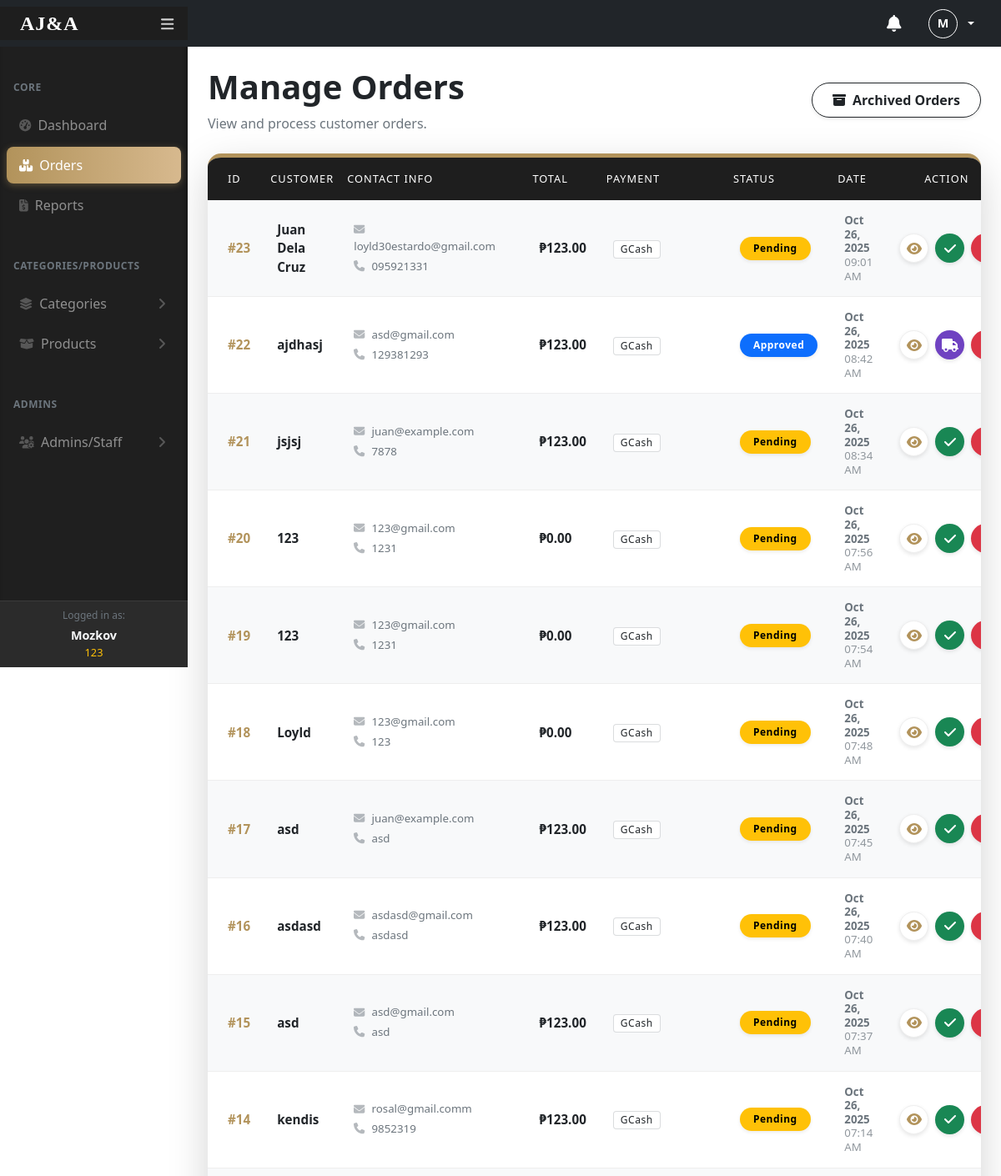
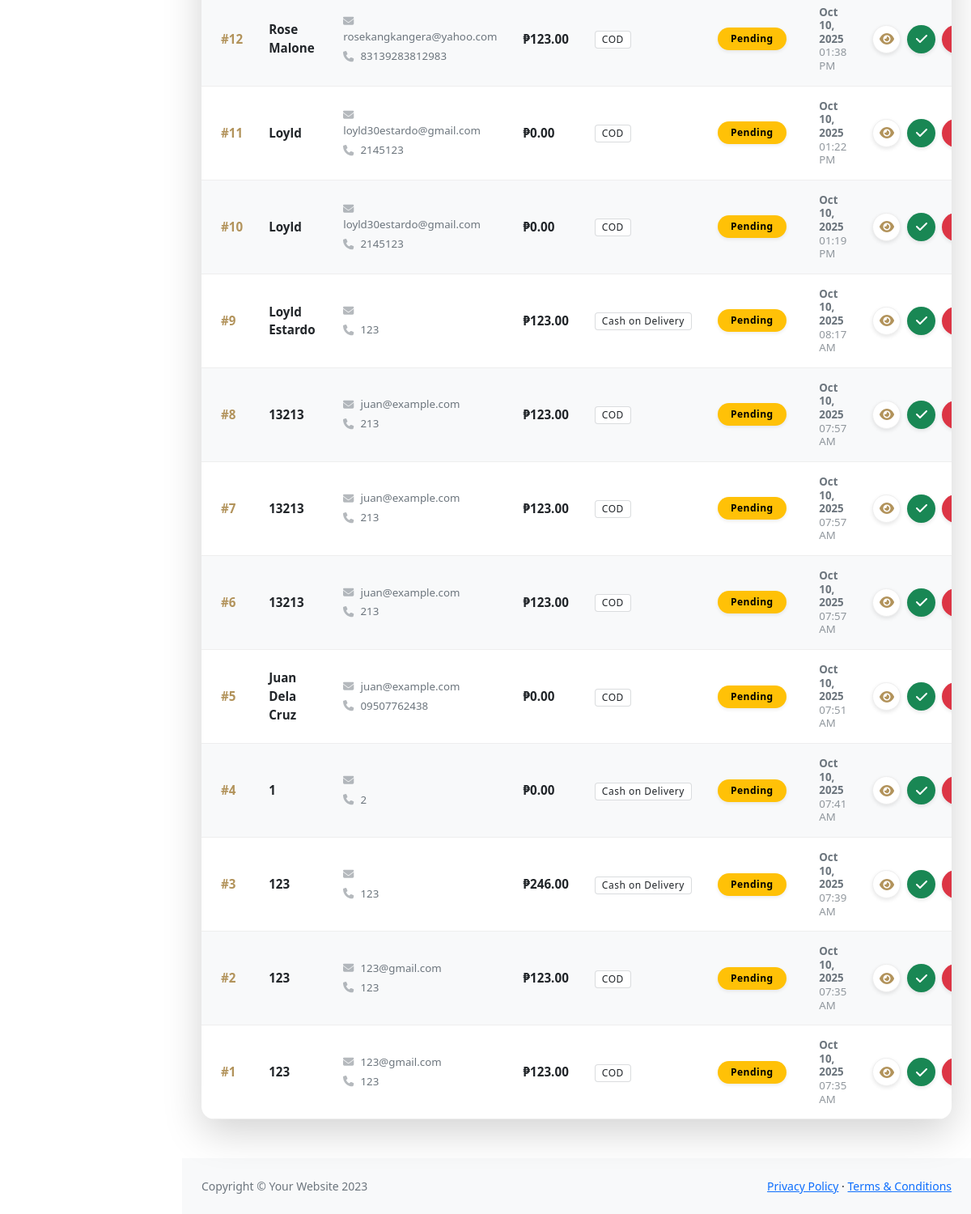
Page /admin/orders.php (signed in) on the committed database (2 pictures, top to bottom).
### tables this page shows
CREATE TABLE `orders` (
  `id` int(11) NOT NULL,
  `customer_name` varchar(255) NOT NULL,
  `customer_email` varchar(255) DEFAULT NULL,
  `customer_phone` varchar(20) DEFAULT NULL,
  `customer_address` text DEFAULT NULL,
  `total_amount` decimal(10,2) NOT NULL DEFAULT 0.00,
  `status` enum('pending','approved','completed','cancelled','archived') DEFAULT 'pending',
  `created_at` timestamp NOT NULL DEFAULT current_timestamp(),
  `payment_method` varchar(50) DEFAULT 'GCash',
  `payment_proof` varchar(255) DEFAULT NULL
);

### admin/orders.php (the view, shortened to what this page needs)
<?php include('include1/header.php'); ?>
<div class="container-fluid px-4">
    <div class="d-flex justify-content-between align-items-center my-4">
        <div>
            <h1 class="fw-bold text-dark display-6">Manage Orders</h1>
            <p class="text-muted mb-0">View and process customer orders.</p>
        </div>
        <a href="orders-archived.php" class="btn btn-outline-dark rounded-pill fw-semibold px-4 py-2 shadow-sm">
            <i class="fas fa-archive me-2"></i>Archived Orders
        </a>
    </div>
    <div class="card border-0 shadow-lg rounded-4 overflow-hidden mb-5" style="border-top: 5px solid #b2935b !important;">
        <div class="card-body p-0">
            <div class="table-responsive">
                <?php
                $orders_q = "SELECT * FROM orders WHERE status != 'archived' ORDER BY id DESC";
                $orders = mysqli_query($con, $orders_q);
                if (mysqli_num_rows($orders) > 0):
                ?>
                <table class="table table-hover table-striped align-middle mb-0">
                    <thead class="bg-dark text-white">
                        <tr>
                            <th class="ps-4 py-3" width="8%">ID</th>
                            <th class="py-3" width="18%">Customer</th>
                            <th class="py-3" width="20%">Contact Info</th>
                            <th class="py-3" width="12%">Total</th>
                            <th class="py-3" width="10%">Payment</th>
                            <th class="py-3" width="10%">Status</th>
                            <th class="py-3" width="12%">Date</th>
                            <th class="text-center pe-4 py-3" width="10%">Action</th>
                        </tr>
                    </thead>
                    <tbody>
                        <?php while ($o = mysqli_fetch_assoc($orders)): ?>
                            <?php
                                $s = strtolower($o['status']);
                                $badgeClass = match($s) {
                                    'pending'   => 'status-pending',
                                    'approved'  => 'status-approved',
                                    'shipped'   => 'status-shipped',
                                    'completed' => 'status-completed',
                                    'cancelled' => 'status-cancelled',
                                    'archived'  => 'status-default',
                                    default     => 'status-default'
                                };
                            ?>
                            <tr class="order-row transition-all">
                                <td class="ps-4 fw-bold text-gold">#<?= $o['id']; ?></td>
                                <td>
                                    <span class="fw-bold text-dark d-block"><?= htmlspecialchars($o['customer_name']); ?></span>
                                </td>
                                <td>
                                    <div class="d-flex flex-column small text-muted">
                                        <span><i class="fas fa-envelope me-2 opacity-50"></i><?= htmlspecialchars($o['customer_email']); ?></span>
                                        <span class="mt-1"><i class="fas fa-phone me-2 opacity-50"></i><?= htmlspecialchars($o['customer_phone']); ?></span>
                                    </div>
                                </td>
                                <td><span class="fw-bold text-dark">₱<?= number_format($o['total_amount'], 2); ?></span></td>
                                <td>
                                    <span class="badge bg-white text-dark border border-secondary border-opacity-25 px-2 py-1 rounded-1 fw-normal">
                                        <?= htmlspecialchars($o['payment_method'] ?? 'N/A'); ?>
                                    </span>
                                </td>
                                <td><span class="badge rounded-pill <?= $badgeClass; ?> px-3 py-2 shadow-sm"><?= ucfirst($s); ?></span></td>
                                <td>
                                    <div class="small text-muted lh-sm">
                                        <div class="fw-semibold"><?= date("M d, Y", strtotime($o['created_at'])); ?></div>
                                        <div class="opacity-75"><?= date("h:i A", strtotime($o['created_at'])); ?></div>
                                    </div>
                                </td>
                                <td class="text-center pe-4">
                                    <div class="d-flex justify-content-center gap-2 action-buttons">
                                        <a href="orders-view.php?id=<?= $o['id']; ?>" class="btn btn-view" title="View Details"><i class="fas fa-eye"></i></a>
                                        <?php if ($s === 'pending'): ?>
                                            <a href="orders-action.php?id=<?= $o['id']; ?>&action=approve" class="btn btn-approve" title="Approve"><i class="fas fa-check"></i></a>
                                            <a href="orders-action.php?id=<?= $o['id']; ?>&action=cancel" class="btn btn-cancel" title="Cancel"><i class="fas fa-times"></i></a>
                                        <?php elseif ($s === 'approved'): ?>
                                            <a href="orders-action.php?id=<?= $o['id']; ?>&action=ship" class="btn btn-ship" title="Mark as Shipped"><i class="fas fa-truck"></i></a>
                                            <a href="orders-action.php?id=<?= $o['id']; ?>&action=cancel" class="btn btn-cancel" title="Cancel"><i class="fas fa-times"></i></a>
                                        <?php elseif ($s === 'shipped'): ?>
                                            <a href="orders-action.php?id=<?= $o['id']; ?>&action=complete" class="btn btn-complete" title="Mark Completed"><i class="fas fa-flag-checkered"></i></a>
                                        <?php elseif (in_array($s, ['completed', 'cancelled'])): ?>
                                            <a href="orders-action.php?id=<?= $o['id']; ?>&action=archive" class="btn btn-archive" title="Archive"><i class="fas fa-box-archive"></i></a>
                                        <?php endif; ?>
                                    </div>
                                </td>
                            </tr>
                        <?php endwhile; ?>
                    </tbody>
                </table>
                <?php endif; ?>
            </div>
        </div>
    </div>
</div>
<?php include('include1/footer.php'); ?>

### admin/include1/navbar.php (style rules this page uses)
.text-gold { color: #b2935b !important; }

### admin/orders.php (style rules this page uses)
.table thead th { background-color: #1e1e1e !important; color: #fff !important; font-weight: 500; text-transform: uppercase; font-size: 0.8rem; letter-spacing: 1px; border: none; vertical-align: middle; }
.table-striped > tbody > tr:nth-of-type(odd) > * { --bs-table-accent-bg: #f8f9fa; color: var(--bs-table-striped-color); }
.table tbody td { padding: 1rem 1rem; vertical-align: middle; font-size: 0.95rem; border-bottom: 1px solid #eee; }
.text-gold { color: #b2935b !important; }
.badge { padding: 0.6em 1em; font-weight: 600; font-size: 0.75rem; letter-spacing: 0.5px; }
.status-pending { background-color: #ffc107; color: #000; }
.status-approved { background-color: #0d6efd; color: white; }
.btn-view, .btn-approve, .btn-cancel, .btn-complete, .btn-archive, .btn-ship { width: 35px; height: 35px; border-radius: 50%; display: flex; align-items: center; justify-content: center; border: none; transition: all 0.2s ease; color: white; box-shadow: 0 2px 5px rgba(0,0,0,0.1); }
.btn-view { background-color: #fff; color: #b2935b; border: 1px solid #eee; }
.btn-approve { background-color: #198754; }
.btn-cancel { background-color: #dc3545; }
.btn-ship { background-color: #6f42c1; }

### rows in the picture
orders: id "23", customer_name "Juan Dela Cruz", customer_email "loyld30estardo@gmail.com", customer_phone "095921331", total_amount "123.00", payment_method "GCash", status "Pending", created_at "Oct 26, 2025", created_at "09:01 AM"
orders: id "22", customer_name "ajdhasj", customer_email "asd@gmail.com", customer_phone "129381293", total_amount "123.00", payment_method "GCash", status "Approved", created_at "Oct 26, 2025", created_at "08:42 AM"
orders: id "21", customer_name "jsjsj", customer_email "juan@example.com", customer_phone "7878", total_amount "123.00", payment_method "GCash", status "Pending", created_at "Oct 26, 2025", created_at "08:34 AM"
orders: id "20", customer_name "123", customer_email "123@gmail.com", customer_phone "1231", total_amount "0.00", payment_method "GCash", status "Pending", created_at "Oct 26, 2025", created_at "07:56 AM"
orders: id "19", customer_name "123", customer_email "123@gmail.com", customer_phone "1231", total_amount "0.00", payment_method "GCash", status "Pending", created_at "Oct 26, 2025", created_at "07:54 AM"
orders: id "18", customer_name "Loyld", customer_email "123@gmail.com", customer_phone "123", total_amount "0.00", payment_method "GCash", status "Pending", created_at "Oct 26, 2025", created_at "07:48 AM"
orders: id "17", customer_name "asd", customer_email "juan@example.com", customer_phone "asd", total_amount "123.00", payment_method "GCash", status "Pending", created_at "Oct 26, 2025", created_at "07:45 AM"
orders: id "16", customer_name "asdasd", customer_email "asdasd@gmail.com", customer_phone "asdasd", total_amount "123.00", payment_method "GCash", status "Pending", created_at "Oct 26, 2025", created_at "07:40 AM"
orders: id "15", customer_name "asd", customer_email "asd@gmail.com", customer_phone "asd", total_amount "123.00", payment_method "GCash", status "Pending", created_at "Oct 26, 2025", created_at "07:37 AM"
orders: id "14", customer_name "kendis", customer_email "rosal@gmail.comm", customer_phone "9852319", total_amount "123.00", payment_method "GCash", status "Pending", created_at "Oct 26, 2025", created_at "07:14 AM"
orders: id "12", customer_name "Rose Malone", customer_email "rosekangkangera@yahoo.com", customer_phone "83139283812983", total_amount "123.00", payment_method "COD", status "Pending", created_at "Oct 10, 2025", created_at "01:38 PM"
orders: id "11", customer_name "Loyld", customer_email "loyld30estardo@gmail.com", customer_phone "2145123", total_amount "0.00", payment_method "COD", status "Pending", created_at "Oct 10, 2025", created_at "01:22 PM"
orders: id "10", customer_name "Loyld", customer_email "loyld30estardo@gmail.com", customer_phone "2145123", total_amount "0.00", payment_method "COD", status "Pending", created_at "Oct 10, 2025", created_at "01:19 PM"
orders: id "9", customer_name "Loyld Estardo", customer_phone "123", total_amount "123.00", payment_method "Cash on Delivery", status "Pending", created_at "Oct 10, 2025", created_at "08:17 AM"
orders: id "8", customer_name "13213", customer_email "juan@example.com", customer_phone "213", total_amount "123.00", payment_method "COD", status "Pending", created_at "Oct 10, 2025", created_at "07:57 AM"
orders: id "7", customer_name "13213", customer_email "juan@example.com", customer_phone "213", total_amount "123.00", payment_method "COD", status "Pending", created_at "Oct 10, 2025", created_at "07:57 AM"
orders: id "6", customer_name "13213", customer_email "juan@example.com", customer_phone "213", total_amount "123.00", payment_method "COD", status "Pending", created_at "Oct 10, 2025", created_at "07:57 AM"
orders: id "5", customer_name "Juan Dela Cruz", customer_email "juan@example.com", customer_phone "09507762438", total_amount "0.00", payment_method "COD", status "Pending", created_at "Oct 10, 2025", created_at "07:51 AM"
orders: id "4", customer_name "1", customer_phone "2", total_amount "0.00", payment_method "Cash on Delivery", status "Pending", created_at "Oct 10, 2025", created_at "07:41 AM"
orders: id "3", customer_name "123", customer_phone "123", total_amount "246.00", payment_method "Cash on Delivery", status "Pending", created_at "Oct 10, 2025", created_at "07:39 AM"
orders: id "2", customer_name "123", customer_email "123@gmail.com", customer_phone "123", total_amount "123.00", payment_method "COD", status "Pending", created_at "Oct 10, 2025", created_at "07:35 AM"
orders: id "1", customer_name "123", customer_email "123@gmail.com", customer_phone "123", total_amount "123.00", payment_method "COD", status "Pending", created_at "Oct 10, 2025", created_at "07:35 AM"

### other values in the picture
substr($_SESSION['loggedUser']['name'] ?? 'A', 0, 1) "M"
$_SESSION['loggedUser']['name'] "Mozkov"
$_SESSION['loggedUser']['position'] "123"
